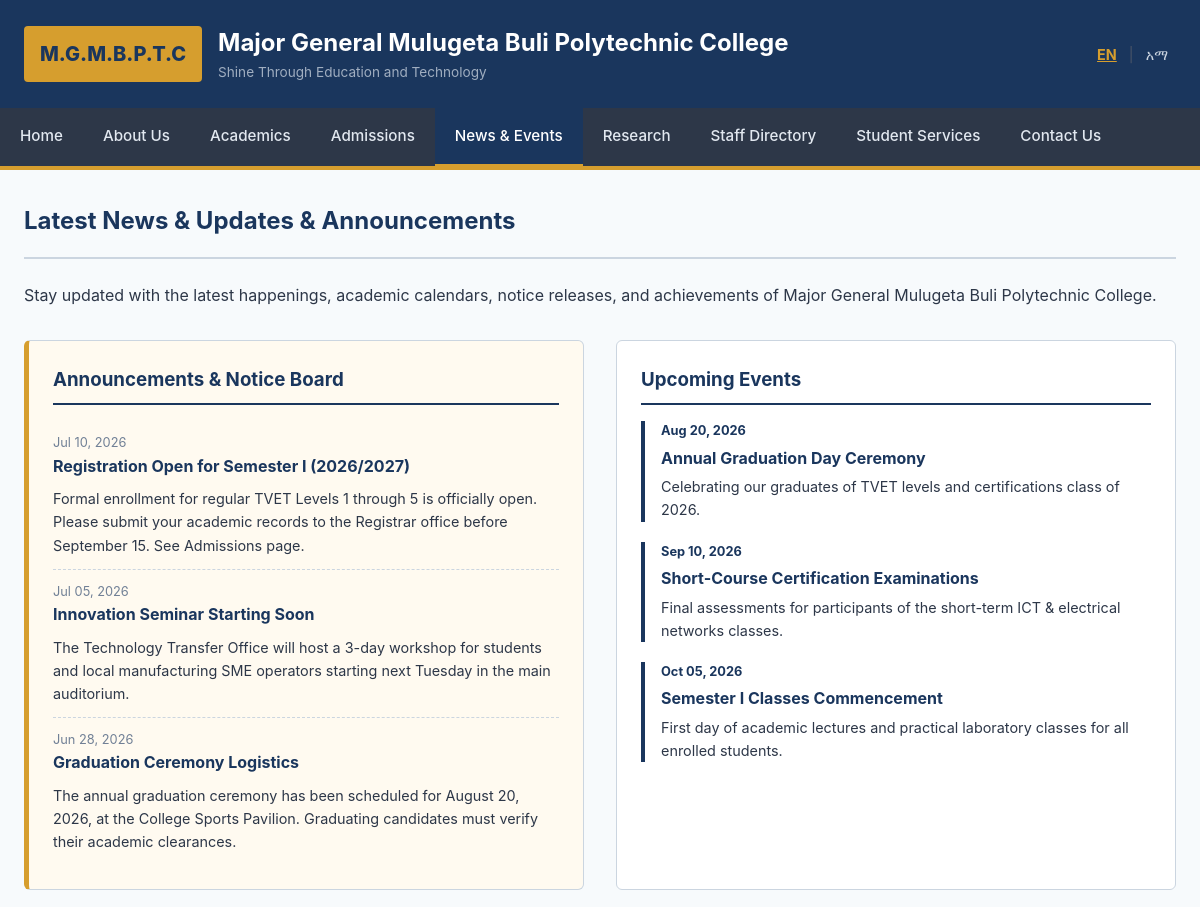
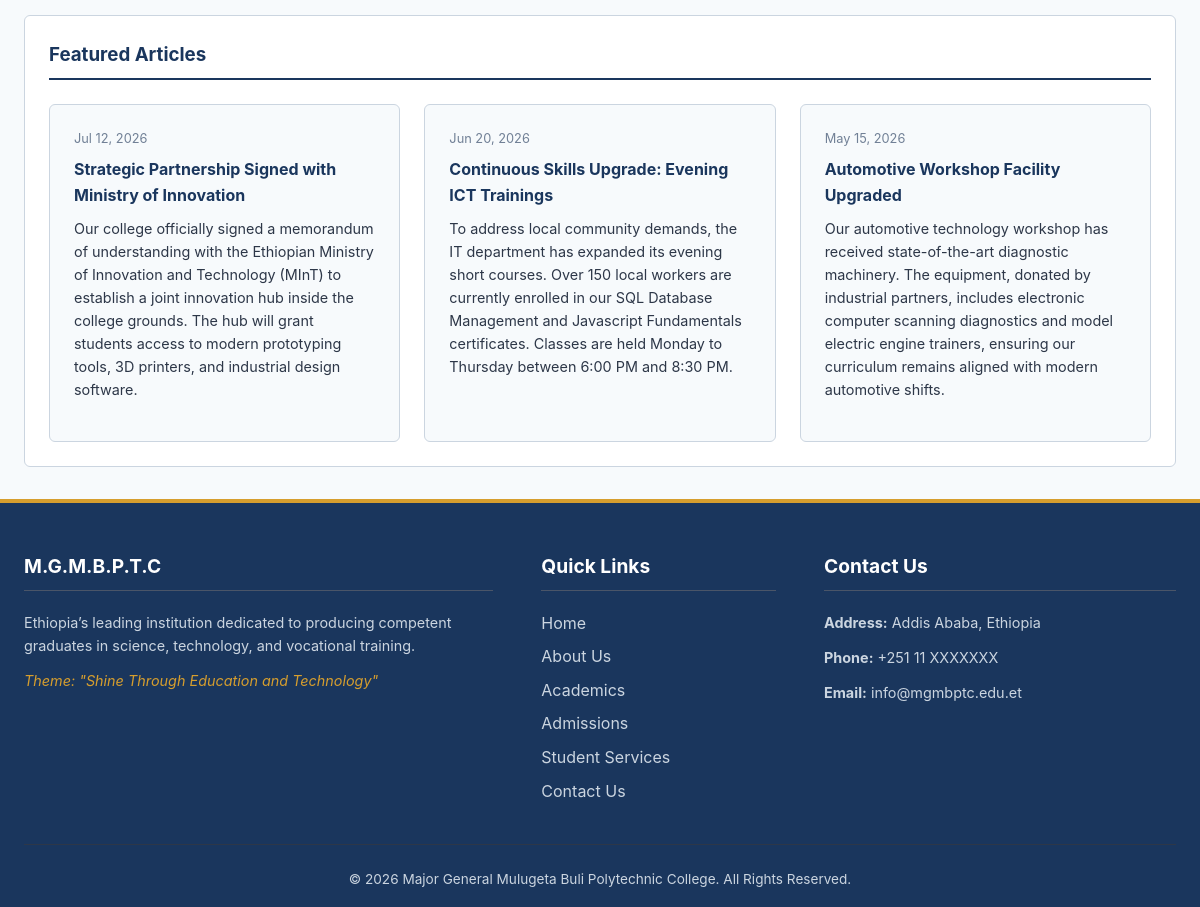
Page /news.php on the committed database (2 pictures, top to bottom).
### tables this page shows
CREATE TABLE IF NOT EXISTS `news_events` (
  `id` INT AUTO_INCREMENT PRIMARY KEY,
  `title_en` VARCHAR(255) NOT NULL,
  `title_am` VARCHAR(255) NOT NULL,
  `content_en` TEXT NOT NULL,
  `content_am` TEXT NOT NULL,
  `type` ENUM('news', 'event', 'announcement') NOT NULL,
  `date_posted` DATE NOT NULL,
  `created_at` TIMESTAMP DEFAULT CURRENT_TIMESTAMP
);

### includes/lang.php (called while the page is built, shortened)
<?php
$lang = $_SESSION['lang'];
function __($key) {
    global $translations, $lang;
    return $translations[$lang][$key] ?? $translations['en'][$key] ?? $key;
}
?>

### news.php (the view, shortened to what this page needs)
<?php
require_once __DIR__ . '/includes/header.php';
require_once __DIR__ . '/includes/db.php';
$title_field = ($lang === 'am') ? 'title_am' : 'title_en';
$content_field = ($lang === 'am') ? 'content_am' : 'content_en';
$announcements = [];
$events = [];
$news = [];
if ($pdo) {
    try {
        $announcements = $pdo->query("SELECT * FROM news_events WHERE type = 'announcement' ORDER BY date_posted DESC")->fetchAll();
        $events = $pdo->query("SELECT * FROM news_events WHERE type = 'event' ORDER BY date_posted ASC")->fetchAll();
        $news = $pdo->query("SELECT * FROM news_events WHERE type = 'news' ORDER BY date_posted DESC")->fetchAll();
    } catch (\PDOException $e) {
    }
}
?>
<div class="page-header">
    <h2><?php echo __('latest_news'); ?> & Announcements</h2>
</div>
<p style="margin-bottom: 2rem;">
    Stay updated with the latest happenings, academic calendars, notice releases, and achievements of Major General Mulugeta Buli Polytechnic College.
</p>
<div class="grid-2">
    <div class="card notice-board" id="announcements-section">
        <h3><?php echo __('announcements'); ?></h3>
        <div class="notice-list">
            <?php foreach ($announcements as $ann): ?>
                <div class="notice-item" id="notice<?php echo $ann['id']; ?>">
                    <span class="notice-date"><?php echo date('M d, Y', strtotime($ann['date_posted'])); ?></span>
                    <h4><?php echo htmlspecialchars($ann[$title_field]); ?></h4>
                    <p style="font-size: 0.9rem; margin-top: 0.25rem;">
                        <?php echo htmlspecialchars($ann[$content_field]); ?>
                    </p>
                </div>
            <?php endforeach; ?>
        </div>
    </div>
    <div class="card" id="events-section">
        <h3><?php echo __('upcoming_events'); ?></h3>
        <?php foreach ($events as $ev): ?>
            <div style="margin-bottom: 1.25rem; border-left: 4px solid var(--primary-color); padding-left: 1rem;" id="event<?php echo $ev['id']; ?>">
                <span class="notice-date" style="font-weight: bold; color: var(--primary-color);">
                    <?php echo date('M d, Y', strtotime($ev['date_posted'])); ?>
                </span>
                <h4 style="margin: 0.25rem 0;"><?php echo htmlspecialchars($ev[$title_field]); ?></h4>
                <p style="font-size: 0.9rem;"><?php echo htmlspecialchars($ev[$content_field]); ?></p>
            </div>
        <?php endforeach; ?>
    </div>
</div>
<section class="card" style="margin-bottom: 2rem;">
    <h3>Featured Articles</h3>
    <div class="grid-3" style="margin-top: 1.5rem; margin-bottom: 0;">
        <?php foreach ($news as $item): ?>
            <div class="card" style="background-color: var(--bg-light);" id="news<?php echo $item['id']; ?>">
                <span class="notice-date" style="margin-bottom: 0.5rem; display: block;">
                    <?php echo date('M d, Y', strtotime($item['date_posted'])); ?>
                </span>
                <h4><?php echo htmlspecialchars($item[$title_field]); ?></h4>
                <p style="font-size: 0.9rem; margin-bottom: 1rem;">
                    <?php echo htmlspecialchars($item[$content_field]); ?>
                </p>
            </div>
        <?php endforeach; ?>
    </div>
</section>
<?php
require_once __DIR__ . '/includes/footer.php';
?>

### css/style.css (style rules this page uses)
:root { --primary-color: #1a365d; --accent-color: #d69e2e; --text-color: #2d3748; --bg-light: #f7fafc; --bg-white: #ffffff; --border-color: #cbd5e0; --font-stack: -apple-system, BlinkMacSystemFont, "Segoe UI", Roboto, Helvetica, Arial, sans-serif; --max-width: 1200px; }
* { margin: 0; padding: 0; box-sizing: border-box; }
body { font-family: var(--font-stack); color: var(--text-color); background-color: var(--bg-light); line-height: 1.6; }
h1, h2, h3, h4, h5, h6 { color: var(--primary-color); margin-bottom: 0.5rem; font-weight: 700; }
.grid-2 { display: grid; grid-template-columns: 1fr 1fr; gap: 2rem; margin-bottom: 2rem; }
.grid-3 { display: grid; grid-template-columns: 1fr 1fr 1fr; gap: 1.5rem; margin-bottom: 2rem; }
.card { background-color: var(--bg-white); border: 1px solid var(--border-color); padding: 1.5rem; border-radius: 6px; }
.card h3 { border-bottom: 2px solid var(--primary-color); padding-bottom: 0.5rem; margin-bottom: 1rem; }
.notice-board { background-color: #fffaf0; border-left: 5px solid var(--accent-color); }
.notice-list { list-style: none; }
.notice-item { padding: 0.75rem 0; border-bottom: 1px dashed var(--border-color); }
.notice-item:last-child { border-bottom: none; }
.notice-date { font-size: 0.8rem; color: #718096; display: block; }
.page-header { border-bottom: 2px solid var(--border-color); padding-bottom: 0.5rem; margin-bottom: 1.5rem; }

### rows in the picture
news_events: date_posted "Jul 10, 2026", title_en "Registration Open for Semester I (2026/2027)", content_en "Formal enrollment for regular TVET Levels 1 through 5 is officially open. Please submit your academic records to the Registrar office before September 15. See Admissions page."
news_events: date_posted "Jul 05, 2026", title_en "Innovation Seminar Starting Soon", content_en "The Technology Transfer Office will host a 3-day workshop for students and local manufacturing SME operators starting next Tuesday in the main auditorium."
news_events: date_posted "Jun 28, 2026", title_en "Graduation Ceremony Logistics", content_en "The annual graduation ceremony has been scheduled for August 20, 2026, at the College Sports Pavilion. Graduating candidates must verify their academic clearances."
news_events: date_posted "Aug 20, 2026", title_en "Annual Graduation Day Ceremony", content_en "Celebrating our graduates of TVET levels and certifications class of 2026."
news_events: date_posted "Sep 10, 2026", title_en "Short-Course Certification Examinations", content_en "Final assessments for participants of the short-term ICT & electrical networks classes."
news_events: date_posted "Oct 05, 2026", title_en "Semester I Classes Commencement", content_en "First day of academic lectures and practical laboratory classes for all enrolled students."
news_events: date_posted "Jul 12, 2026", title_en "Strategic Partnership Signed with Ministry of Innovation", content_en "Our college officially signed a memorandum of understanding with the Ethiopian Ministry of Innovation and Technology (MInT) to establish a joint innovation hub inside the college grounds. The hub will grant students access to modern prototyping tools, 3D printers, and industrial design software."
news_events: date_posted "Jun 20, 2026", title_en "Continuous Skills Upgrade: Evening ICT Trainings", content_en "To address local community demands, the IT department has expanded its evening short courses. Over 150 local workers are currently enrolled in our SQL Database Management and Javascript Fundamentals certificates. Classes are held Monday to Thursday between 6:00 PM and 8:30 PM."
news_events: date_posted "May 15, 2026", title_en "Automotive Workshop Facility Upgraded", content_en "Our automotive technology workshop has received state-of-the-art diagnostic machinery. The equipment, donated by industrial partners, includes electronic computer scanning diagnostics and model electric engine trainers, ensuring our curriculum remains aligned with modern automotive shifts."

### other values in the picture
__('college_name') "Major General Mulugeta Buli Polytechnic College"
__('motto') "Shine Through Education and Technology"
__('nav_home') "Home"
__('nav_about') "About Us"
__('nav_academics') "Academics"
__('nav_admission') "Admissions"
__('nav_news') "News & Events"
__('nav_research') "Research"
__('nav_staff') "Staff Directory"
__('nav_services') "Student Services"
__('nav_contact') "Contact Us"
__('latest_news') "Latest News & Updates"
__('announcements') "Announcements & Notice Board"
__('upcoming_events') "Upcoming Events"
__('college_short') "M.G.M.B.P.T.C"
